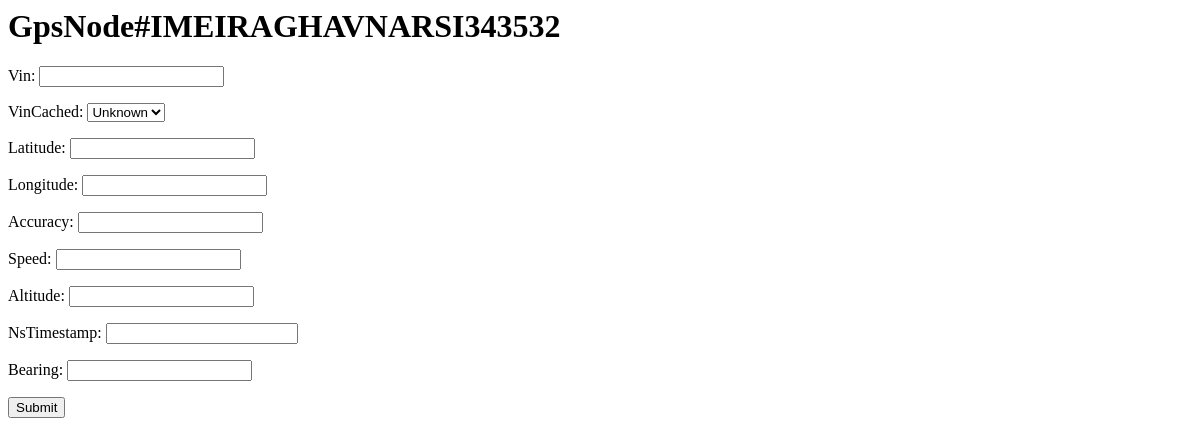
The page /gps/7/metricsAdd/ (signed in) on the database as committed earlier.
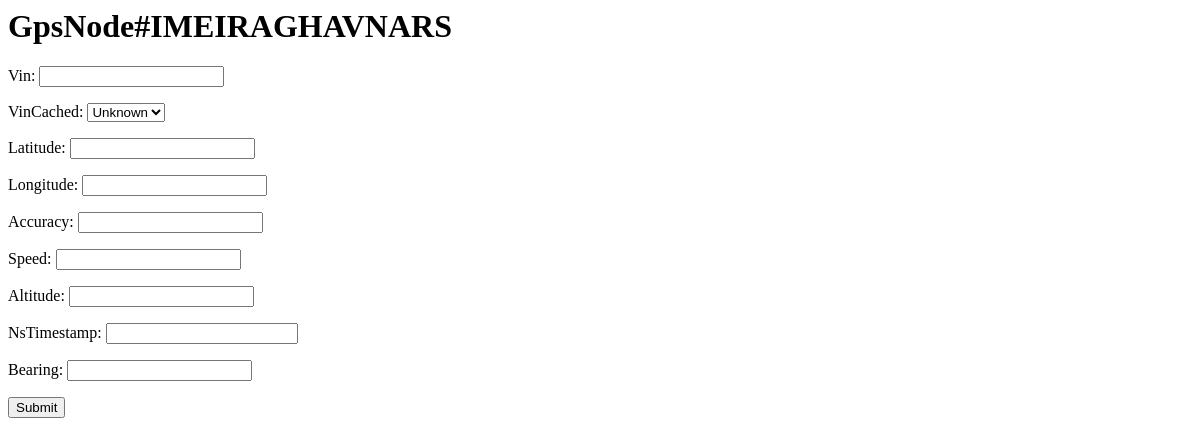
The same page on the database as committed later.
### gps/models.py (models this page shows, shortened)
class GpsNode(models.Model):
    user = models.ForeignKey(User)
    ident = models.CharField(max_length=48)
    created = models.DateTimeField('Created', auto_now_add=True)
    lastActive = models.DateTimeField('LastActive', auto_now=True)
    def __unicode__(self):
        return 'GpsNode#'+self.ident

### gps/views.py (the view)
# urls.py: url(r'^(?P<pk>\d+)/metricsAdd/$', views.GpsNodeMetricsAdd, name='update'),
def GpsNodeMetricsAdd(request, pk=None):
    node = get_object_or_404(GpsNode, pk=pk)
    if request.method == 'POST':
        form = MetricsForm(request.POST)
        if form.is_valid() and node.user.id == request.user.id:
            print 'MetricsForm is valid'
            c = form.save(commit=False)
            c.node = node
            c.save()
            url = '/gps/%s/detail' % pk
            return HttpResponseRedirect(url)
        else:
            return render(request, 'gps/gpsnode_update.html',
                            {'node' : node, 'pk' : pk, 'form' : form,
                             'error_message' : 'Invalid form submitted'})
    elif node.user.id  != request.user.id:
        print 'user %r has no record for this node - %r' % (request.user, node.user)
        raise Http404('User has no such record.')
    else:
        form = MetricsForm()
        return render(request, 'gps/gpsnode_update.html',
                        {'node' : node, 'pk' : pk, 'form' : form})

### gps/views.py
class MetricsForm(ModelForm):
    class Meta:
        model = GpsNodeMetrics
        fields = ['vin', 'vinCached', 'latitude', 'longitude',
                  'accuracy', 'speed', 'altitude', 'nsTimestamp',
                  'bearing']

### templates/gps/gpsnode_update.html (shortened to what this page needs)
<h1>{{ node }}</h1>
<form action="{% url 'gps:update' pk %}" method="post">
  {{ form.as_p }}
  <input type="submit" value="Submit"/>
</form>

Rows that differ between the two databases and show on the page:
changed GpsNode: ident "GpsNode#IMEIRAGHAVNARSI343532" → "GpsNode#IMEIRAGHAVNARS"
